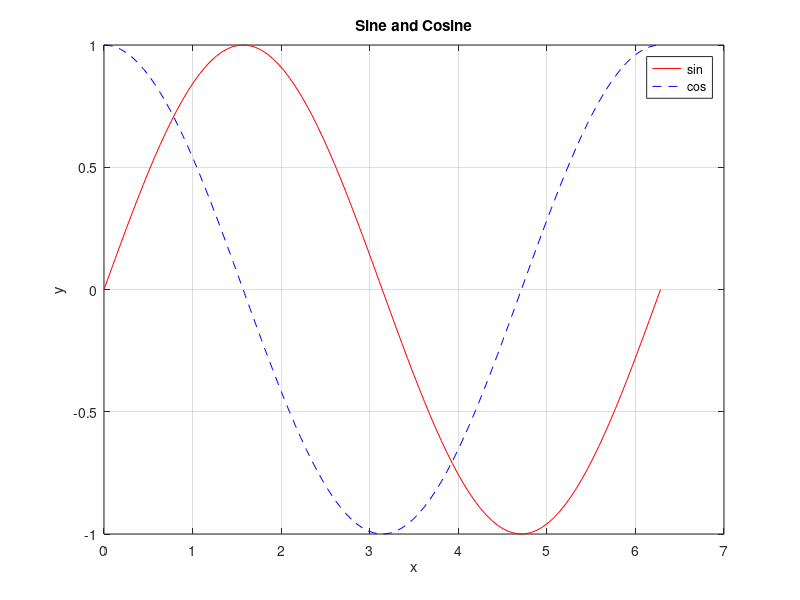

Write MATLAB code to recreate this figure.
% advanced_plot.m — Advanced plotting
x = linspace(0, 2*pi, 100);
y1 = sin(x);
y2 = cos(x);

figure;
plot(x, y1, 'r-', x, y2, 'b--');
xlabel('x');
ylabel('y');
title('Sine and Cosine');
legend('sin', 'cos');
grid on;
saveas(gcf, 'sincos.png');
disp('Plot saved to sincos.png');
